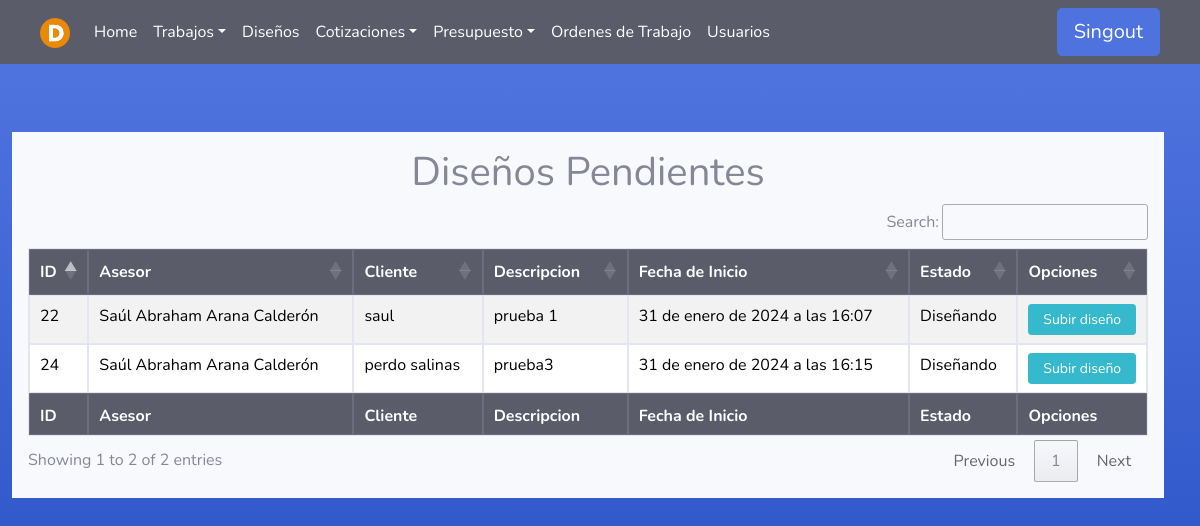
Before: /Diseno/ (signed in) with the older database file.
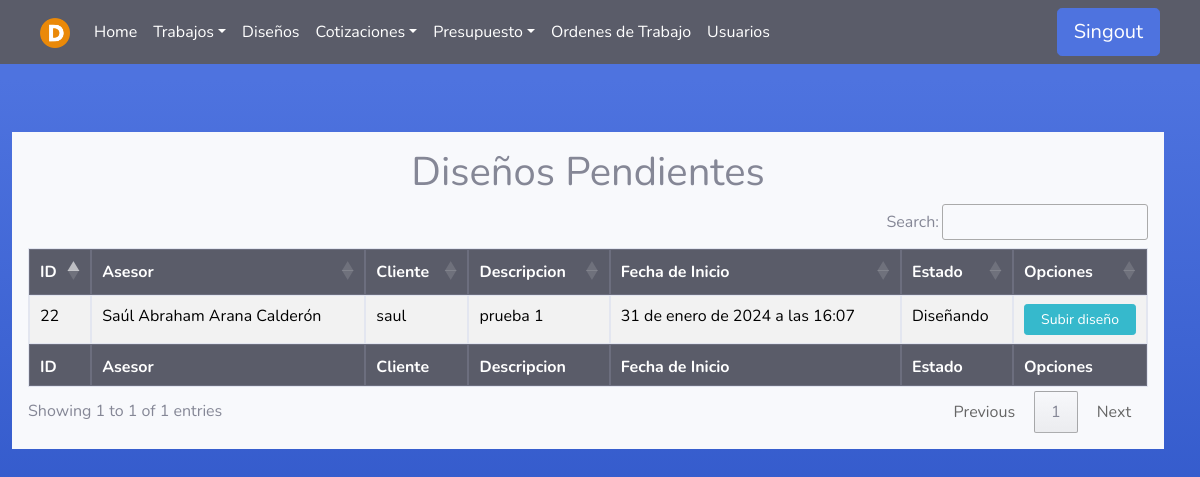
After: the same page with the newer database file.
### Asesores/models.py (models this page shows)
class Presupuesto(models.Model):
    asesor = models.ForeignKey(User, on_delete=models.PROTECT, null=False, blank=False)
    fecha_inicio = models.DateTimeField(null=False, auto_now_add=True, blank=False)
    cliente = models.CharField(max_length=100, null=False, blank=False)
    descripcion = models.TextField(null=False, blank=False)
    estado=models.TextField(null=True, blank=True)
    fecha_fin = models.DateTimeField(null=True, blank=True)

### Disenadores/views.py (the view)
# urls.py: path('', asesor_views.listadoP , name='Presupuesto'),
@login_required(login_url='index')
def listadoP(request):
    user = request.user
    if user.groups.filter(name='Designer').exists():
        pres = Presupuesto.objects.filter(fecha_fin=None, asesor=user, estado='Diseñando')
        return render(request, 'Designer/listado_disenos_pendientes.html', {'pres': pres})
    elif (user.groups.filter(name='Administrador').exists() or user.is_superuser):
        pres = Presupuesto.objects.filter(fecha_fin=None, estado='Diseñando')
        return render(request, 'Designer/listado_disenos_pendientes.html', {'pres': pres})
    else:
        error = "No tienes permiso para acceder a esta página."
        return render(request, '404.html', {'error': error})

### Templates/Designer/listado_disenos_pendientes.html (shortened to what this page needs)
{% extends 'tables.html' %}
{% block botones%}
<div class="text-center">
    <h1>Diseños Pendientes</h1>
</div>
{% endblock %}
{% load static %}
{% block head %}
<th>ID</th>
{% if user.is_superuser or user.groups.all.0.name == "Administrador" %}
<th>Asesor</th>
{% endif %}
<th>Cliente</th>
<th>Descripcion</th>
<th>Fecha de Inicio</th>
<th>Estado</th>
<th>Opciones</th>
{% endblock %}
{% block tbody %}
{% for p in pres %}
<tr>
    <td>{{ p.id }}</td>
    {% if user.is_superuser or user.groups.all.0.name == "Administrador" %}
    <td>{{ p.asesor.first_name}} {{ p.asesor.last_name}}</td>
    {% endif %}
    <td>{{ p.cliente }}</td>
    <td>{{ p.descripcion }}</td>
    <td>{{ p.fecha_inicio }}</td>
    <td>{{ p.estado }}</td>
    <td>
        <div>
            <a class="btn btn-info btn-sm btn-block" href="/Diseno/SubirArchivo/{{p.id }}">Subir diseño</a>
        </div>
    </td>
</tr>
{% endfor %}
{% endblock %}
{% block footer %}
<th>ID</th>
{% if user.is_superuser or user.groups.all.0.name == "Administrador" %}
<th>Asesor</th>
{% endif %}
<th>Cliente</th>
<th>Descripcion</th>
<th>Fecha de Inicio</th>
<th>Estado</th>
<th>Opciones</th>
{% endblock %}

Changed rows visible on the page:
no longer on this page (row edited): Presupuesto: id "24", asesor.first_name "Saúl Abraham", asesor.last_name "Arana Calderón", cliente "perdo salinas", descripcion "prueba3", fecha_inicio "31 de enero de 2024 a las 16:15", estado "Diseñando"
Other visible differences:
text written by a page script: "Search: Showing 1 to 2 of 2 entries Previous 1 Next" → "Search: Showing 1 to 1 of 1 entries Previous 1 Next"
